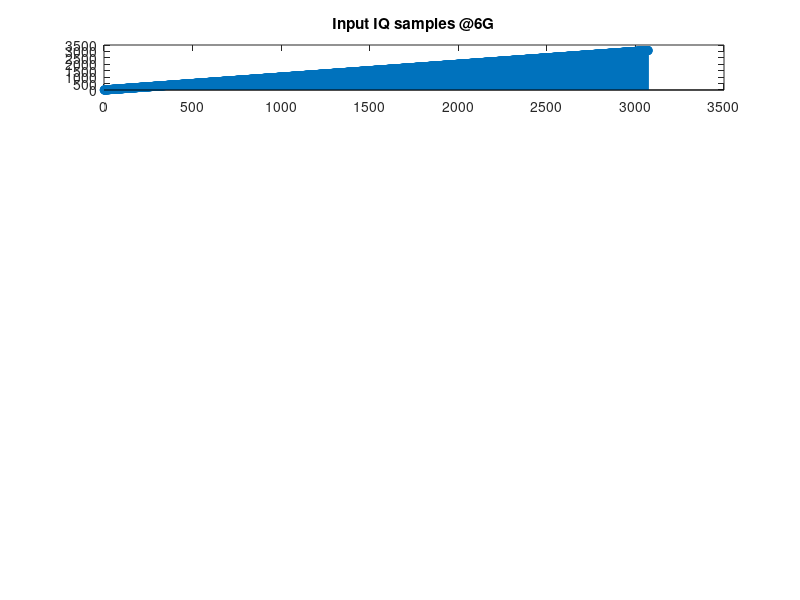

Write MATLAB code to recreate this figure. (Note: this script raises an error after producing the figure.)
% This program is to generate an input and output sample file for VHA DDC
% testing at 6gsps

clc;
clear;
close all;

num_vectors = 96;
num_samples_per_vector = 32;
num_samples = num_vectors * num_samples_per_vector;

for i = 1:num_samples
    input_iq (i) = i;        % ramp
end

n1 = 1:1:num_samples;
subplot(6,1,1); grid on;
stem(n1, input_iq); title("Input IQ samples @6G");

% write this into a file which can be sourced while running on FRIO
fileId = fopen("input_samples/downconversion/single_band_downconversion_6.txt", "w");
fprintf(fileId, "%08x\n", input_iq);
fclose(fileId);

% input_iq should be scaled down before giving as input to the matlab model
scale_factor = 2^-15;
input_iq_for_model = (input_iq * scale_factor);

% no filters enabled
config.vha_hbf_stages = [0 0 0 0];
config.agc_bit = 0;
config.format = 0;
config.fine_delay = 0;
config.coarse_delay = 0;

% now do an decimation
output_iq_from_model_6 = vha_decimate(input_iq_for_model, config);

% now scale the samples up
scale_factor = 2^15;
output_iq_6 = (output_iq_from_model_6 * scale_factor);

n2 = 1:1:length(output_iq_6);
subplot(6, 1, 2); grid on;
stem(n2, output_iq_6);  title ("Output - No filters enabled");

% write this output to another file
fileId = fopen("output_samples/downconversion/6g/single_band_downconversion_6.txt", "w");
fprintf(fileId, "%08x\n", output_iq_6);
fclose(fileId);

% enable w1
config.vha_hbf_stages = [1 0 0 0];

% now do an decimation
output_iq_from_model_3 = vha_decimate(input_iq_for_model, config);

% now scale the samples up
output_iq_3 = (output_iq_from_model_3 * scale_factor);

n2 = 1:1:length(output_iq_3);
subplot(6, 1, 3); grid on;
stem(n2, output_iq_3); title ("Output - W1 enabled");
fileId = fopen("output_samples/downconversion/6g/single_band_downconversion_3.txt", "w");
fprintf(fileId, "%08x\n", output_iq_3);
fclose(fileId);

% enable w1, w2
config.vha_hbf_stages = [1 1 0 0];

% now do an decimation
output_iq_from_model_1p5 = vha_decimate(input_iq_for_model, config);

% now scale the samples up
output_iq_1p5 = (output_iq_from_model_1p5 * scale_factor);

n2 = 1:1:length(output_iq_1p5);
subplot(6, 1, 4); grid on;
stem(n2, output_iq_1p5);title ("Output - W1, W2 enabled");
fileId = fopen("output_samples/downconversion/6g/single_band_downconversion_1p5.txt", "w");
fprintf(fileId, "%08x\n", output_iq_1p5);
fclose(fileId);

% enable w1, w2, w3
config.vha_hbf_stages = [1 1 1 0];

% now do an decimation
output_iq_from_model_p75 = vha_decimate(input_iq_for_model, config);

% now scale the samples up
output_iq_p75 = (output_iq_from_model_p75 * scale_factor);

n2 = 1:1:length(output_iq_p75);
subplot(6, 1, 5); grid on;
stem(n2, output_iq_p75);title ("Output - W1, W2, W3 enabled");
fileId = fopen("output_samples/downconversion/6g/single_band_downconversion_p75.txt", "w");
fprintf(fileId, "%08x\n", output_iq_p75);
fclose(fileId);

% enable w1, w2, w3, w4
config.vha_hbf_stages = [1 1 1 1];

% now do an decimation
output_iq_from_model_p375 = vha_decimate(input_iq_for_model, config);

% now scale the samples up
output_iq_p375 = (output_iq_from_model_p375 * scale_factor);

n2 = 1:1:length(output_iq_p375);
subplot(6, 1, 6); grid on;
stem(n2, output_iq_p375);title ("Output - W1, W2, W3, W4 enabled");
fileId = fopen("output_samples/downconversion/6g/single_band_downconversion_p375.txt", "w");
for i = 1 : length(output_iq_p375)
    output_iq_p375_hex = dec2hex(output_iq_p375(i), 4);
    fprintf(fileId, "0000%s\n", output_iq_p375_hex);
end
fclose(fileId);

clear;
